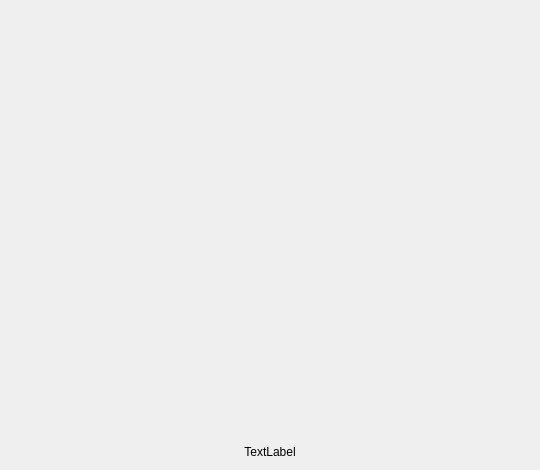
<?xml version="1.0" encoding="UTF-8"?>
<ui version="4.0">
 <class>SplashScreen</class>
 <widget class="QWidget" name="SplashScreen">
  <property name="geometry">
   <rect>
    <x>0</x>
    <y>0</y>
    <width>540</width>
    <height>470</height>
   </rect>
  </property>
  <property name="sizePolicy">
   <sizepolicy hsizetype="Fixed" vsizetype="Fixed">
    <horstretch>0</horstretch>
    <verstretch>0</verstretch>
   </sizepolicy>
  </property>
  <property name="windowTitle">
   <string>Form</string>
  </property>
  <layout class="QVBoxLayout" name="verticalLayout">
   <item>
    <widget class="QLabel" name="labelFact">
     <property name="text">
      <string>TextLabel</string>
     </property>
     <property name="alignment">
      <set>Qt::AlignBottom|Qt::AlignHCenter</set>
     </property>
    </widget>
   </item>
  </layout>
 </widget>
 <resources/>
 <connections/>
</ui>
